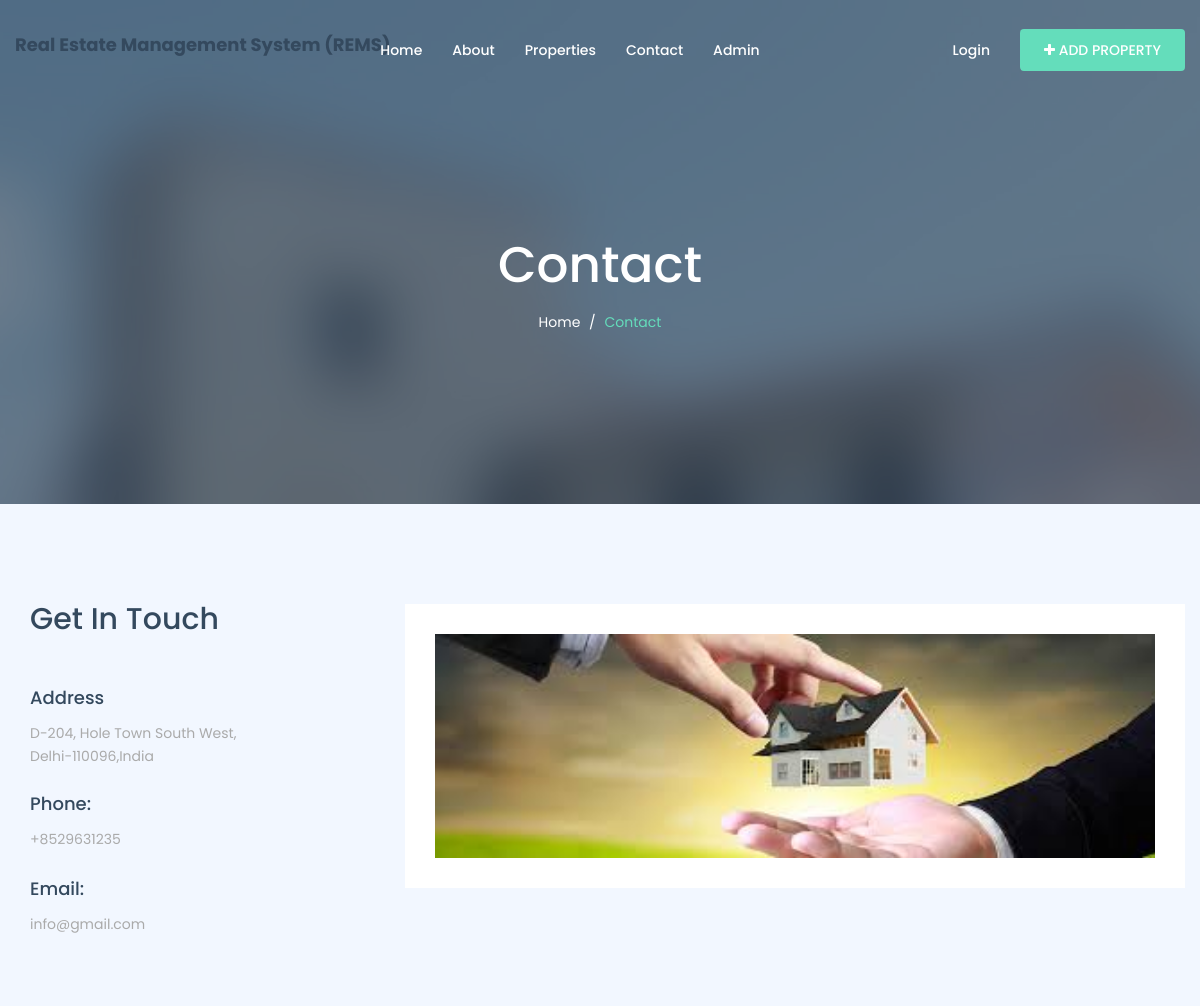
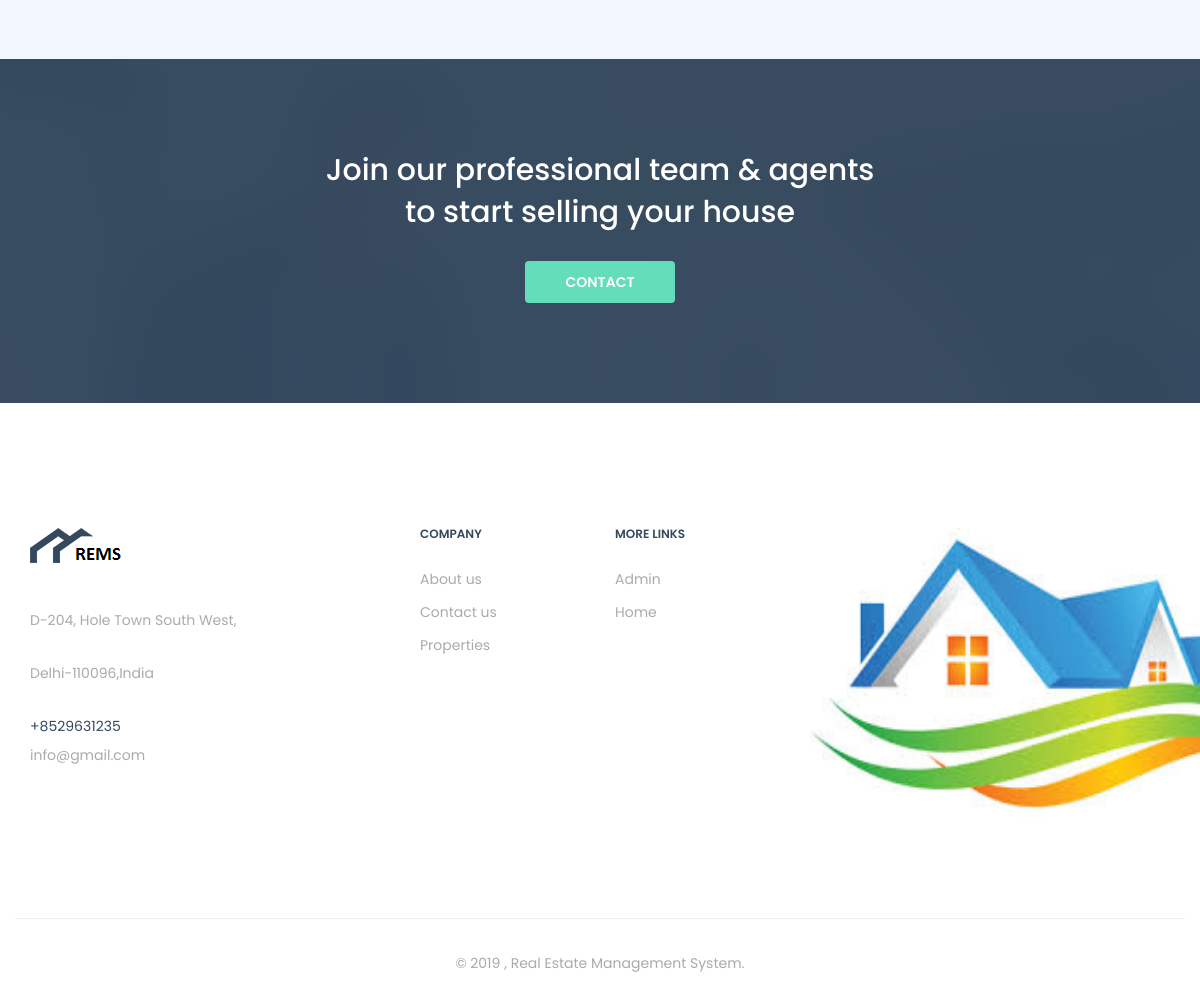
Page /rems/contact.php on the committed database (2 pictures, top to bottom).
### tables this page shows
CREATE TABLE `tblpage` (
  `ID` int(10) NOT NULL,
  `PageType` varchar(120) DEFAULT NULL,
  `PageTitle` mediumtext DEFAULT NULL,
  `PageDescription` mediumtext DEFAULT NULL,
  `Email` varchar(120) DEFAULT NULL,
  `MobileNumber` bigint(10) DEFAULT NULL,
  `UpdationDate` timestamp NULL DEFAULT NULL ON UPDATE current_timestamp()
);

### rems/contact.php (the view, shortened to what this page needs)
<!DOCTYPE html>
<html dir="ltr" lang="en-US">
<head>
    <link href="assets/css/external.css" rel="stylesheet">
    <link href="assets/css/bootstrap.min.css" rel="stylesheet">
    <link href="assets/css/style.css" rel="stylesheet">
</head>
<body>
    <div id="wrapper" class="wrapper clearfix">
         <?php include_once('includes/header.php');?>
        <section id="page-title" class="page-title bg-overlay bg-overlay-dark2">
            <div class="container">
                <div class="row">
                    <div class="col-xs-12 col-sm-12 col-md-6 col-md-offset-3">
                        <div class="title title-1 text-center">
                            <div class="title--content">
                                <div class="title--heading">
                                    <h1>Contact</h1>
                                </div>
                                <ol class="breadcrumb">
                                    <li><a href="index.php">Home</a></li>
                                    <li class="active">Contact</li>
                                </ol>
                            </div>
                        </div>
                    </div>
                </div>
            </div>
        </section>
        <section id="contact" class="contact contact-1">
            <div class="container">
                <div class="row">
                    <?php
$ret=mysqli_query($con,"select * from tblpage where PageType='contactus'");
while ($row=mysqli_fetch_array($ret)) {
?>
                    <div class="col-xs-12 col-sm-12 col-md-3">
                        <div class="heading heading-2 mb-55">
                            <h2 class="heading--title">Get In Touch</h2>
                        </div>
                        <div class="contact-panel">
                            <h3>Address</h3>
                            <p><?php  echo $row['PageDescription'];?></p>
                        </div>
                        <div class="contact-panel">
                            <h3>Phone:</h3>
                            <p>+<?php  echo $row['MobileNumber'];?></p>
                        </div>
                        <div class="contact-panel">
                            <h3>Email:</h3>
                            <p><?php  echo $row['Email'];?></p>
                        </div>
                    </div>
                    <div class="col-xs-12 col-sm-12 col-md-8 col-md-offset-1 bg-white p-30 bg-white">
                        <div class="about--img"><img class="img-responsive" src="assets/images/about/images.jpg" width="2000" height="2000" alt="about img"></div>
                    </div>
                </div>
               <?php } ?>
            </div>
        </section>
        <section id="cta" class="cta cta-1 text-center bg-overlay bg-overlay-dark pt-90">
            <div class="container">
                <div class="row">
                    <div class="col-xs-12 col-sm-12 col-md-6 col-md-offset-3">
                        <h3>Join our professional team & agents to start selling your house</h3>
                       <a href="contact.php" class="btn btn--primary">Contact</a>
                    </div>
                </div>
            </div>
        </section>
        <?php include_once('includes/footer.php');?>
    </div>
</body>
</html>

### rems/includes/footer.php (shortened to what this page needs)
 <?php
include('includes/dbconnection.php');
?>
 <footer id="footer" class="footer footer-1 bg-white">
            <div class="footer-widget">
                <div class="container">
                    <div class="row">
                        <div class="col-xs-12 col-sm-6 col-md-3 widget--about">
                            <div class="widget--content">
                                <?php
$ret=mysqli_query($con,"select * from tblpage where PageType='contactus'");
while ($row=mysqli_fetch_array($ret)) {
?>
                                <div class="footer--logo">
                                    <img src="assets/images/logo/logo-dark3.png" alt="logo">
                                </div>
                                <p><?php  echo $row['PageDescription'];?></p>
                                <div class="footer--contact">
                                    <ul class="list-unstyled mb-0">
                                        <li>+<?php  echo $row['MobileNumber'];?></li>
                                        <li> <p><?php  echo $row['Email'];?></p></li>
                                    </ul>
                                </div>
                            </div>
                            <?php } ?>
                        </div>
                        <div class="col-xs-12 col-sm-3 col-md-2 col-md-offset-1 widget--links">
                            <div class="widget--title">
                                <h5>Company</h5>
                            </div>
                            <div class="widget--content">
                                <ul class="list-unstyled mb-0">
                                    <li><a href="about.php">About us</a></li>
                                    <li><a href="contact.php">Contact us</a></li>
                                   <li><a href="properties-grid.php">Properties</a></li>
                                </ul>
                            </div>
                        </div>
                        <div class="col-xs-12 col-sm-3 col-md-2 widget--links">
                            <div class="widget--title">
                                <h5>More Links</h5>
                            </div>
                            <div class="widget--content">
                                <ul class="list-unstyled mb-0">
                                    <li><a href="admin/login.php">Admin</a></li>
                                    <li><a href="index.php">Home</a></li>
                                </ul>
                            </div>
                        </div>
                        <div class="col-xs-12 col-sm-12 col-md-4 widget--newsletter">
                            <img src="assets/images/about/download.jpg" width="500" height="300" alt="logo">
                        </div>
                    </div>
                </div>
            </div>
            <div class="footer--copyright text-center">
                <div class="container">
                    <div class="row footer--bar">
                        <div class="col-xs-12 col-sm-12 col-md-12">
                            <span>© 2019 , Real Estate Management System.</span>
                        </div>
                    </div>
                </div>
            </div>
        </footer>

### rows in the picture
tblpage: PageDescription "D-204, Hole Town South West, Delhi-110096,India", MobileNumber "8529631235", Email "info@gmail.com"
